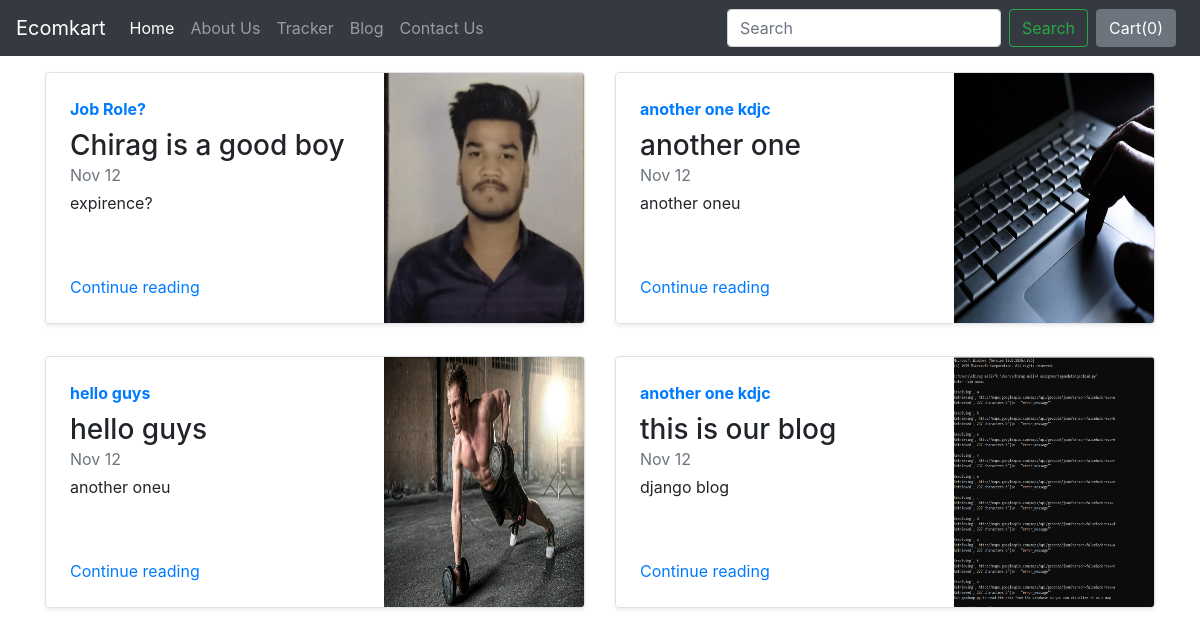
Screenshot of /blog/ with the database file from the repository.
### blog/models.py (models this page shows)
class Blogpost(models.Model):
    post_id = models.AutoField(primary_key=True)
    title = models.CharField(max_length=50)
    head0 = models.CharField(max_length=500, default="")
    chead0 = models.CharField(max_length=5000, default="")
    head1 = models.CharField(max_length=500, default="")
    chead1 = models.CharField(max_length=5000, default="")
    head2 = models.CharField(max_length=500, default="")
    chead2 = models.CharField(max_length=5000, default="")
    subhead = models.CharField(max_length=500, default="")
    csubhead = models.CharField(max_length=5000, default="")
    pub_date = models.DateField()
    thumbnail = models.ImageField(upload_to='shop/images', default="")
    def __str__(self):
        return self.title

### blog/views.py (the view)
# urls.py: path('',views.index)
def index(request):
    myposts = Blogpost.objects.all()
    print(myposts)
    return render(request,'blog/index.html',{'myposts':myposts})

### blog/templates/blog/index.html
{% extends 'shop/basic.html' %}
{% block body %}
<div class="container mt-3">
  <div class="row my-2">
  {% for item in myposts %}
      <div class="col-md-6">
        <div
          class="row no-gutters border rounded overflow-hidden flex-md-row mb-4 shadow-sm h-md-250 position-relative">
          <div class="col p-4 d-flex flex-column position-static">
            <strong class="d-inline-block mb-2 text-primary">{{item.head0}}</strong>
            <h3 class="mb-0">{{item.title}}</h3>
            <div class="mb-1 text-muted">Nov 12</div>
            <p class="card-text mb-auto">{{item.head1}}</p>
            <a href="blogpost/{{item.post_id}}" class="stretched-link">Continue reading</a>
          </div>
          <div class="col-auto d-none d-lg-block">
            <img src="/media/{{item.thumbnail}}" class="bd-placeholder-img" width="200" height="250" aria-label="Placeholder: Thumbnail"/>
          </div>
        </div>
      </div>
      {% if forloop.counter|divisibleby:2 %}
    </div>
    <div class="row my-2">
    {% endif %}
    {% endfor %}
  </div>
  {%endblock%}

### shop/templates/shop/basic.html (shortened to what this page needs)
<!doctype html>
<html lang="en">
<head>
  <link rel="stylesheet" href="https://cdn.jsdelivr.net/npm/bootstrap@4.5.3/dist/css/bootstrap.min.css"
>
</head>
<body>
  <nav class="navbar navbar-expand-lg navbar-dark bg-dark">
    <a class="navbar-brand" href="/shop">Ecomkart</a>
    <div class="collapse navbar-collapse" id="navbarSupportedContent">
      <ul class="navbar-nav mr-auto">
        <li class="nav-item active">
          <a class="nav-link" href="/shop">Home <span class="sr-only">(current)</span></a>
        </li>
        <li class="nav-item">
          <a class="nav-link" href="/shop/about">About Us</a>
        </li>
        <li class="nav-item">
          <a class="nav-link" href="/shop/tracker">Tracker</a>
        </li>
        <li class="nav-item">
          <a class="nav-link" href="/blog">Blog</a>
        </li>
        <li class="nav-item">
          <a class="nav-link" href="/shop/contact">Contact Us</a>
        </li>
      </ul>
      <form class="form-inline my-2 my-lg-0">
        <input class="form-control mr-sm-2" type="search" placeholder="Search" aria-label="Search">
        <button class="btn btn-outline-success my-2 my-sm-0" type="submit">Search</button>
      </form>
      <button type="button" class="btn btn-secondary mx-2" id="popcart" data-container="body" data-toggle="popover" data-placement="bottom" data-html="true" data-content="Vivamus
sagittis lacus vel augue laoreet rutrum faucibus.">
  Cart(<span id="cart">0</span>)
</button>
    </div>
  </nav>
  {% block body %} {% endblock %}
   <link rel="stylesheet" href="https://stackpath.bootstrapcdn.com/bootstrap/4.2.1/css/bootstrap.min.css">
</body>
</html>

### rows the page displays
Blogpost: head0 "Job Role?", title "Chirag is a good boy", head1 "expirence?", thumbnail (picture)
Blogpost: head0 "another one kdjc", title "another one", head1 "another oneu", thumbnail (picture)
Blogpost: head0 "hello guys", title "hello guys", head1 "another oneu", thumbnail (picture)
Blogpost: head0 "another one kdjc", title "this is our blog", head1 "django blog", thumbnail (picture)
